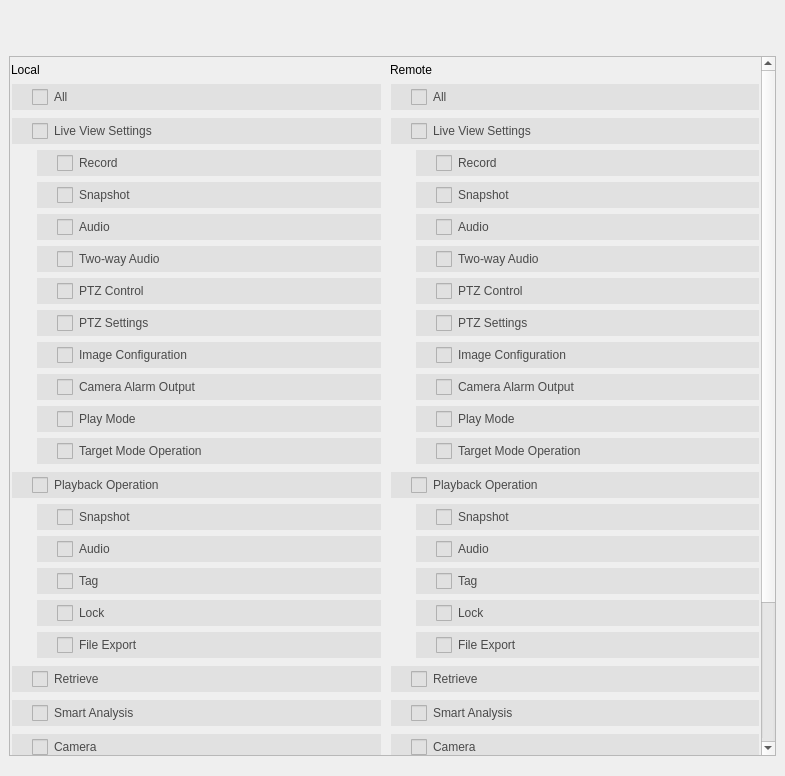
<?xml version="1.0" encoding="UTF-8"?>
<ui version="4.0">
 <class>UserLimitWidget</class>
 <widget class="QWidget" name="UserLimitWidget">
  <property name="geometry">
   <rect>
    <x>0</x>
    <y>0</y>
    <width>785</width>
    <height>776</height>
   </rect>
  </property>
  <layout class="QVBoxLayout" name="verticalLayout">
   <property name="leftMargin">
    <number>0</number>
   </property>
   <property name="rightMargin">
    <number>0</number>
   </property>
   <item>
    <widget class="TabBar" name="tabBar" native="true">
     <property name="minimumSize">
      <size>
       <width>0</width>
       <height>30</height>
      </size>
     </property>
    </widget>
   </item>
   <item>
    <widget class="QStackedWidget" name="stackedWidget">
     <property name="currentIndex">
      <number>0</number>
     </property>
     <widget class="QWidget" name="page_permission">
      <property name="styleSheet">
       <string notr="true">QCheckBox
{
    outline: 0px;
    min-height: 26px;
    color: #4A4A4A;
    background: #e1e1e1;
    padding-left: 20px;
    padding-right: 20px;
    border: 0px solid #B9B9B9;
}
QCheckBox:disabled
{
    background-color: rgb(190,190,190);
    color: #4A4A4A;
}
QCheckBox::indicator
{
    width: 16px;
    height: 16px;
}
QCheckBox::indicator:unchecked
{
    border-image: url(:/common/common/checkbox-unchecked.png);
}
QCheckBox::indicator:unchecked:hover
{
    border-image: url(:/common/common/checkbox-unchecked-hover.png);
}
QCheckBox::indicator:unchecked:disabled
{
    border-image: url(:/common/common/checkbox-unchecked-disable.png);
}
QCheckBox[nonsupport=&quot;true&quot;]::indicator:unchecked:disabled
{
    border-image: url(:/common/common/checkbox-unchecked-disable2.png);
}
QCheckBox::indicator:checked
{
    border-image: url(:/common/common/checkbox-checked.png);
}
QCheckBox::indicator:checked:disabled
{
    border-image: url(:/common/common/checkbox-checked-disable.png);
}
QCheckBox::indicator:indeterminate
{
    border-image: url(:/common/common/checkbox-partiallychecked-hover.png);
}
QCheckBox::indicator:indeterminate:disabled
{
    border-image: url(:/common/common/checkbox-partiallychecked-disable.png);
}</string>
      </property>
      <layout class="QVBoxLayout" name="verticalLayout_6">
       <property name="leftMargin">
        <number>9</number>
       </property>
       <property name="rightMargin">
        <number>9</number>
       </property>
       <item>
        <widget class="QScrollArea" name="scrollArea_2">
         <property name="sizePolicy">
          <sizepolicy hsizetype="Expanding" vsizetype="Preferred">
           <horstretch>0</horstretch>
           <verstretch>0</verstretch>
          </sizepolicy>
         </property>
         <property name="widgetResizable">
          <bool>true</bool>
         </property>
         <widget class="QWidget" name="scrollAreaWidgetContents_2">
          <property name="geometry">
           <rect>
            <x>0</x>
            <y>-181</y>
            <width>751</width>
            <height>883</height>
           </rect>
          </property>
          <layout class="QHBoxLayout" name="horizontalLayout">
           <property name="leftMargin">
            <number>0</number>
           </property>
           <property name="topMargin">
            <number>0</number>
           </property>
           <property name="rightMargin">
            <number>0</number>
           </property>
           <property name="bottomMargin">
            <number>0</number>
           </property>
           <item>
            <widget class="QWidget" name="widgetLocalPrivilege" native="true">
             <layout class="QGridLayout" name="gridLayout">
              <property name="leftMargin">
               <number>1</number>
              </property>
              <property name="topMargin">
               <number>6</number>
              </property>
              <property name="rightMargin">
               <number>1</number>
              </property>
              <property name="bottomMargin">
               <number>6</number>
              </property>
              <property name="horizontalSpacing">
               <number>5</number>
              </property>
              <property name="verticalSpacing">
               <number>6</number>
              </property>
              <item row="9" column="0">
               <widget class="PermissionContainer" name="permissionContainer_9" native="true">
                <layout class="QVBoxLayout" name="verticalLayout_10">
                 <property name="leftMargin">
                  <number>1</number>
                 </property>
                 <property name="topMargin">
                  <number>1</number>
                 </property>
                 <property name="rightMargin">
                  <number>1</number>
                 </property>
                 <property name="bottomMargin">
                  <number>1</number>
                 </property>
                 <item>
                  <widget class="MyCheckBox" name="checkBoxSettingLocal">
                   <property name="text">
                    <string>Settings</string>
                   </property>
                  </widget>
                 </item>
                </layout>
               </widget>
              </item>
              <item row="5" column="0">
               <widget class="PermissionContainer" name="permissionContainerSmartAnalysisLocal" native="true">
                <layout class="QVBoxLayout" name="verticalLayout_4">
                 <property name="leftMargin">
                  <number>1</number>
                 </property>
                 <property name="topMargin">
                  <number>1</number>
                 </property>
                 <property name="rightMargin">
                  <number>1</number>
                 </property>
                 <property name="bottomMargin">
                  <number>1</number>
                 </property>
                 <item>
                  <widget class="MyCheckBox" name="checkBoxSmartAnalysisLocal">
                   <property name="text">
                    <string>Smart Analysis</string>
                   </property>
                  </widget>
                 </item>
                </layout>
               </widget>
              </item>
              <item row="2" column="0">
               <widget class="PermissionContainer" name="permissionContainer_2" native="true">
                <layout class="QVBoxLayout" name="verticalLayout_11">
                 <property name="leftMargin">
                  <number>1</number>
                 </property>
                 <property name="topMargin">
                  <number>1</number>
                 </property>
                 <property name="rightMargin">
                  <number>1</number>
                 </property>
                 <property name="bottomMargin">
                  <number>1</number>
                 </property>
                 <item>
                  <widget class="MyCheckBox" name="checkBoxLiveViewLocal">
                   <property name="text">
                    <string>Live View Settings</string>
                   </property>
                  </widget>
                 </item>
                 <item>
                  <widget class="QWidget" name="widgetLiveViewLocal" native="true">
                   <layout class="QVBoxLayout" name="verticalLayout_12">
                    <property name="leftMargin">
                     <number>25</number>
                    </property>
                    <property name="topMargin">
                     <number>0</number>
                    </property>
                    <property name="rightMargin">
                     <number>0</number>
                    </property>
                    <property name="bottomMargin">
                     <number>0</number>
                    </property>
                    <item>
                     <widget class="MyCheckBox" name="checkBoxRecordLocal">
                      <property name="text">
                       <string>Record</string>
                      </property>
                     </widget>
                    </item>
                    <item>
                     <widget class="MyCheckBox" name="checkBoxLiveViewSnapshotLocal">
                      <property name="text">
                       <string>Snapshot</string>
                      </property>
                     </widget>
                    </item>
                    <item>
                     <widget class="MyCheckBox" name="checkBoxLiveViewAudioLocal">
                      <property name="text">
                       <string>Audio</string>
                      </property>
                     </widget>
                    </item>
                    <item>
                     <widget class="MyCheckBox" name="checkBoxTwoWayAudioLocal">
                      <property name="text">
                       <string>Two-way Audio</string>
                      </property>
                     </widget>
                    </item>
                    <item>
                     <widget class="MyCheckBox" name="checkBoxPTZControlLocal">
                      <property name="text">
                       <string>PTZ Control</string>
                      </property>
                     </widget>
                    </item>
                    <item>
                     <widget class="MyCheckBox" name="checkBoxPTZSettingLocal">
                      <property name="text">
                       <string>PTZ Settings</string>
                      </property>
                     </widget>
                    </item>
                    <item>
                     <widget class="MyCheckBox" name="checkBoxImageConfigurationLocal">
                      <property name="text">
                       <string>Image Configuration</string>
                      </property>
                     </widget>
                    </item>
                    <item>
                     <widget class="MyCheckBox" name="checkBoxAlarmOutputLocal">
                      <property name="text">
                       <string>Camera Alarm Output</string>
                      </property>
                     </widget>
                    </item>
                    <item>
                     <widget class="MyCheckBox" name="checkBoxPlayModeLocal">
                      <property name="text">
                       <string>Play Mode</string>
                      </property>
                     </widget>
                    </item>
                    <item>
                     <widget class="MyCheckBox" name="checkBoxTargetModeLocal">
                      <property name="text">
                       <string>Target Mode Operation</string>
                      </property>
                     </widget>
                    </item>
                   </layout>
                  </widget>
                 </item>
                </layout>
               </widget>
              </item>
              <item row="6" column="0">
               <widget class="PermissionContainer" name="permissionContainerCameraLocal" native="true">
                <layout class="QVBoxLayout" name="verticalLayout_5">
                 <property name="leftMargin">
                  <number>1</number>
                 </property>
                 <property name="topMargin">
                  <number>1</number>
                 </property>
                 <property name="rightMargin">
                  <number>1</number>
                 </property>
                 <property name="bottomMargin">
                  <number>1</number>
                 </property>
                 <item>
                  <widget class="MyCheckBox" name="checkBoxCameraLocal">
                   <property name="text">
                    <string>Camera</string>
                   </property>
                  </widget>
                 </item>
                </layout>
               </widget>
              </item>
              <item row="3" column="0">
               <widget class="PermissionContainer" name="permissionContainer_3" native="true">
                <layout class="QVBoxLayout" name="verticalLayout_13">
                 <property name="leftMargin">
                  <number>1</number>
                 </property>
                 <property name="topMargin">
                  <number>1</number>
                 </property>
                 <property name="rightMargin">
                  <number>1</number>
                 </property>
                 <property name="bottomMargin">
                  <number>1</number>
                 </property>
                 <item>
                  <widget class="MyCheckBox" name="checkBoxPlaybackLocal">
                   <property name="text">
                    <string>Playback Operation</string>
                   </property>
                  </widget>
                 </item>
                 <item>
                  <widget class="QWidget" name="widgetPlaybackLocal" native="true">
                   <layout class="QVBoxLayout" name="verticalLayout_15">
                    <property name="leftMargin">
                     <number>25</number>
                    </property>
                    <property name="topMargin">
                     <number>0</number>
                    </property>
                    <property name="rightMargin">
                     <number>0</number>
                    </property>
                    <property name="bottomMargin">
                     <number>0</number>
                    </property>
                    <item>
                     <widget class="MyCheckBox" name="checkBoxPlaybackSnapshotLocal">
                      <property name="text">
                       <string>Snapshot</string>
                      </property>
                     </widget>
                    </item>
                    <item>
                     <widget class="MyCheckBox" name="checkBoxPlaybackAudioLocal">
                      <property name="text">
                       <string>Audio</string>
                      </property>
                     </widget>
                    </item>
                    <item>
                     <widget class="MyCheckBox" name="checkBoxTagLocal">
                      <property name="text">
                       <string>Tag</string>
                      </property>
                     </widget>
                    </item>
                    <item>
                     <widget class="MyCheckBox" name="checkBoxLockLocal">
                      <property name="text">
                       <string>Lock</string>
                      </property>
                     </widget>
                    </item>
                    <item>
                     <widget class="MyCheckBox" name="checkBoxFileExportLocal">
                      <property name="text">
                       <string>File Export</string>
                      </property>
                     </widget>
                    </item>
                   </layout>
                  </widget>
                 </item>
                </layout>
               </widget>
              </item>
              <item row="7" column="0">
               <widget class="PermissionContainer" name="permissionContainerStorageLocal" native="true">
                <layout class="QVBoxLayout" name="verticalLayout_7">
                 <property name="leftMargin">
                  <number>1</number>
                 </property>
                 <property name="topMargin">
                  <number>1</number>
                 </property>
                 <property name="rightMargin">
                  <number>1</number>
                 </property>
                 <property name="bottomMargin">
                  <number>1</number>
                 </property>
                 <item>
                  <widget class="MyCheckBox" name="checkBoxStorageLocal">
                   <property name="text">
                    <string>Storage</string>
                   </property>
                  </widget>
                 </item>
                </layout>
               </widget>
              </item>
              <item row="11" column="0">
               <widget class="PermissionContainer" name="permissionContainer_11" native="true">
                <layout class="QVBoxLayout" name="verticalLayout_21">
                 <property name="leftMargin">
                  <number>1</number>
                 </property>
                 <property name="topMargin">
                  <number>1</number>
                 </property>
                 <property name="rightMargin">
                  <number>1</number>
                 </property>
                 <property name="bottomMargin">
                  <number>1</number>
                 </property>
                 <item>
                  <widget class="MyCheckBox" name="checkBoxShutdownLocal">
                   <property name="text">
                    <string>Shutdown/Reboot</string>
                   </property>
                  </widget>
                 </item>
                </layout>
               </widget>
              </item>
              <item row="4" column="0">
               <widget class="PermissionContainer" name="permissionContainerRetrieveLocal" native="true">
                <layout class="QVBoxLayout" name="verticalLayout_3">
                 <property name="leftMargin">
                  <number>1</number>
                 </property>
                 <property name="topMargin">
                  <number>1</number>
                 </property>
                 <property name="rightMargin">
                  <number>1</number>
                 </property>
                 <property name="bottomMargin">
                  <number>1</number>
                 </property>
                 <item>
                  <widget class="MyCheckBox" name="checkBoxRetrieveLocal">
                   <property name="text">
                    <string>Retrieve</string>
                   </property>
                  </widget>
                 </item>
                </layout>
               </widget>
              </item>
              <item row="8" column="0">
               <widget class="PermissionContainer" name="permissionContainerEventLocal" native="true">
                <layout class="QVBoxLayout" name="verticalLayout_8">
                 <property name="leftMargin">
                  <number>1</number>
                 </property>
                 <property name="topMargin">
                  <number>1</number>
                 </property>
                 <property name="rightMargin">
                  <number>1</number>
                 </property>
                 <property name="bottomMargin">
                  <number>1</number>
                 </property>
                 <item>
                  <widget class="MyCheckBox" name="checkBoxEventLocal">
                   <property name="text">
                    <string>Event</string>
                   </property>
                  </widget>
                 </item>
                </layout>
               </widget>
              </item>
              <item row="1" column="0">
               <widget class="PermissionContainer" name="permissionContainer" native="true">
                <layout class="QVBoxLayout" name="verticalLayout_2">
                 <property name="leftMargin">
                  <number>1</number>
                 </property>
                 <property name="topMargin">
                  <number>1</number>
                 </property>
                 <property name="rightMargin">
                  <number>1</number>
                 </property>
                 <property name="bottomMargin">
                  <number>1</number>
                 </property>
                 <item>
                  <widget class="MyCheckBox" name="checkBoxAllLocal">
                   <property name="text">
                    <string>All</string>
                   </property>
                  </widget>
                 </item>
                </layout>
               </widget>
              </item>
              <item row="10" column="0">
               <widget class="PermissionContainer" name="permissionContainer_10" native="true">
                <layout class="QVBoxLayout" name="verticalLayout_20">
                 <property name="leftMargin">
                  <number>1</number>
                 </property>
                 <property name="topMargin">
                  <number>1</number>
                 </property>
                 <property name="rightMargin">
                  <number>1</number>
                 </property>
                 <property name="bottomMargin">
                  <number>1</number>
                 </property>
                 <item>
                  <widget class="MyCheckBox" name="checkBoxStatusLocal">
                   <property name="text">
                    <string>Status</string>
                   </property>
                  </widget>
                 </item>
                </layout>
               </widget>
              </item>
              <item row="0" column="0">
               <widget class="QLabel" name="labelLocal">
                <property name="sizePolicy">
                 <sizepolicy hsizetype="Preferred" vsizetype="Fixed">
                  <horstretch>0</horstretch>
                  <verstretch>0</verstretch>
                 </sizepolicy>
                </property>
                <property name="text">
                 <string>Local</string>
                </property>
               </widget>
              </item>
             </layout>
            </widget>
           </item>
           <item>
            <widget class="QWidget" name="widgetRemotePrivilege" native="true">
             <layout class="QGridLayout" name="gridLayout_4">
              <property name="leftMargin">
               <number>1</number>
              </property>
              <property name="topMargin">
               <number>6</number>
              </property>
              <property name="rightMargin">
               <number>1</number>
              </property>
              <property name="bottomMargin">
               <number>6</number>
              </property>
              <property name="horizontalSpacing">
               <number>5</number>
              </property>
              <property name="verticalSpacing">
               <number>6</number>
              </property>
              <item row="5" column="0">
               <widget class="PermissionContainer" name="permissionContainerSmartAnalysisRemote" native="true">
                <layout class="QVBoxLayout" name="verticalLayout_24">
                 <property name="leftMargin">
                  <number>1</number>
                 </property>
                 <property name="topMargin">
                  <number>1</number>
                 </property>
                 <property name="rightMargin">
                  <number>1</number>
                 </property>
                 <property name="bottomMargin">
                  <number>1</number>
                 </property>
                 <item>
                  <widget class="MyCheckBox" name="checkBoxSmartAnalysisRemote">
                   <property name="text">
                    <string>Smart Analysis</string>
                   </property>
                  </widget>
                 </item>
                </layout>
               </widget>
              </item>
              <item row="11" column="0">
               <widget class="PermissionContainer" name="permissionContainer_22" native="true">
                <layout class="QVBoxLayout" name="verticalLayout_30">
                 <property name="leftMargin">
                  <number>1</number>
                 </property>
                 <property name="topMargin">
                  <number>1</number>
                 </property>
                 <property name="rightMargin">
                  <number>1</number>
                 </property>
                 <property name="bottomMargin">
                  <number>1</number>
                 </property>
                 <item>
                  <widget class="MyCheckBox" name="checkBoxShutdownRemote">
                   <property name="text">
                    <string>Shutdown/Reboot</string>
                   </property>
                  </widget>
                 </item>
                </layout>
               </widget>
              </item>
              <item row="7" column="0">
               <widget class="PermissionContainer" name="permissionContainerStorageRemote" native="true">
                <layout class="QVBoxLayout" name="verticalLayout_26">
                 <property name="leftMargin">
                  <number>1</number>
                 </property>
                 <property name="topMargin">
                  <number>1</number>
                 </property>
                 <property name="rightMargin">
                  <number>1</number>
                 </property>
                 <property name="bottomMargin">
                  <number>1</number>
                 </property>
                 <item>
                  <widget class="MyCheckBox" name="checkBoxStorageRemote">
                   <property name="text">
                    <string>Storage</string>
                   </property>
                  </widget>
                 </item>
                </layout>
               </widget>
              </item>
              <item row="0" column="0">
               <widget class="QLabel" name="labelRemote">
                <property name="sizePolicy">
                 <sizepolicy hsizetype="Preferred" vsizetype="Fixed">
                  <horstretch>0</horstretch>
                  <verstretch>0</verstretch>
                 </sizepolicy>
                </property>
                <property name="text">
                 <string>Remote </string>
                </property>
               </widget>
              </item>
              <item row="4" column="0">
               <widget class="PermissionContainer" name="permissionContainerRetrieveRemote" native="true">
                <layout class="QVBoxLayout" name="verticalLayout_23">
                 <property name="leftMargin">
                  <number>1</number>
                 </property>
                 <property name="topMargin">
                  <number>1</number>
                 </property>
                 <property name="rightMargin">
                  <number>1</number>
                 </property>
                 <property name="bottomMargin">
                  <number>1</number>
                 </property>
                 <item>
                  <widget class="MyCheckBox" name="checkBoxRetrieveRemote">
                   <property name="text">
                    <string>Retrieve</string>
                   </property>
                  </widget>
                 </item>
                </layout>
               </widget>
              </item>
              <item row="8" column="0">
               <widget class="PermissionContainer" name="permissionContainerEventRemote" native="true">
                <layout class="QVBoxLayout" name="verticalLayout_27">
                 <property name="leftMargin">
                  <number>1</number>
                 </property>
                 <property name="topMargin">
                  <number>1</number>
                 </property>
                 <property name="rightMargin">
                  <number>1</number>
                 </property>
                 <property name="bottomMargin">
                  <number>1</number>
                 </property>
                 <item>
                  <widget class="MyCheckBox" name="checkBoxEventRemote">
                   <property name="text">
                    <string>Event</string>
                   </property>
                  </widget>
                 </item>
                </layout>
               </widget>
              </item>
              <item row="3" column="0">
               <widget class="PermissionContainer" name="permissionContainer_14" native="true">
                <layout class="QVBoxLayout" name="verticalLayout_16">
                 <property name="leftMargin">
                  <number>1</number>
                 </property>
                 <property name="topMargin">
                  <number>1</number>
                 </property>
                 <property name="rightMargin">
                  <number>1</number>
                 </property>
                 <property name="bottomMargin">
                  <number>1</number>
                 </property>
                 <item>
                  <widget class="MyCheckBox" name="checkBoxPlaybackRemote">
                   <property name="text">
                    <string>Playback Operation</string>
                   </property>
                  </widget>
                 </item>
                 <item>
                  <widget class="QWidget" name="widgetPlaybackRemote" native="true">
                   <layout class="QVBoxLayout" name="verticalLayout_17">
                    <property name="leftMargin">
                     <number>25</number>
                    </property>
                    <property name="topMargin">
                     <number>0</number>
                    </property>
                    <property name="rightMargin">
                     <number>0</number>
                    </property>
                    <property name="bottomMargin">
                     <number>0</number>
                    </property>
                    <item>
                     <widget class="MyCheckBox" name="checkBoxPlaybackSnapshotRemote">
                      <property name="text">
                       <string>Snapshot</string>
                      </property>
                     </widget>
                    </item>
                    <item>
                     <widget class="MyCheckBox" name="checkBoxPlaybackAudioRemote">
                      <property name="text">
                       <string>Audio</string>
                      </property>
                     </widget>
                    </item>
                    <item>
                     <widget class="MyCheckBox" name="checkBoxTagRemote">
                      <property name="text">
                       <string>Tag</string>
                      </property>
                     </widget>
                    </item>
                    <item>
                     <widget class="MyCheckBox" name="checkBoxLockRemote">
                      <property name="text">
                       <string>Lock</string>
                      </property>
                     </widget>
                    </item>
                    <item>
                     <widget class="MyCheckBox" name="checkBoxFileExportRemote">
                      <property name="text">
                       <string>File Export</string>
                      </property>
                     </widget>
                    </item>
                   </layout>
                  </widget>
                 </item>
                </layout>
               </widget>
              </item>
              <item row="6" column="0">
               <widget class="PermissionContainer" name="permissionContainerCameraRemote" native="true">
                <layout class="QVBoxLayout" name="verticalLayout_25">
                 <property name="leftMargin">
                  <number>1</number>
                 </property>
                 <property name="topMargin">
                  <number>1</number>
                 </property>
                 <property name="rightMargin">
                  <number>1</number>
                 </property>
                 <property name="bottomMargin">
                  <number>1</number>
                 </property>
                 <item>
                  <widget class="MyCheckBox" name="checkBoxCameraRemote">
                   <property name="text">
                    <string>Camera</string>
                   </property>
                  </widget>
                 </item>
                </layout>
               </widget>
              </item>
              <item row="2" column="0">
               <widget class="PermissionContainer" name="permissionContainer_13" native="true">
                <layout class="QVBoxLayout" name="verticalLayout_18">
                 <property name="leftMargin">
                  <number>1</number>
                 </property>
                 <property name="topMargin">
                  <number>1</number>
                 </property>
                 <property name="rightMargin">
                  <number>1</number>
                 </property>
                 <property name="bottomMargin">
                  <number>1</number>
                 </property>
                 <item>
                  <widget class="MyCheckBox" name="checkBoxLiveViewRemote">
                   <property name="text">
                    <string>Live View Settings</string>
                   </property>
                  </widget>
                 </item>
                 <item>
                  <widget class="QWidget" name="widgetLiveViewRemote" native="true">
                   <layout class="QVBoxLayout" name="verticalLayout_19">
                    <property name="leftMargin">
                     <number>25</number>
                    </property>
                    <property name="topMargin">
                     <number>0</number>
                    </property>
                    <property name="rightMargin">
                     <number>0</number>
                    </property>
                    <property name="bottomMargin">
                     <number>0</number>
                    </property>
                    <item>
                     <widget class="MyCheckBox" name="checkBoxRecordRemote">
                      <property name="text">
                       <string>Record</string>
                      </property>
                     </widget>
                    </item>
                    <item>
                     <widget class="MyCheckBox" name="checkBoxLiveViewSnapshotRemote">
                      <property name="text">
                       <string>Snapshot</string>
                      </property>
                     </widget>
                    </item>
                    <item>
                     <widget class="MyCheckBox" name="checkBoxLiveViewAudioRemote">
                      <property name="text">
                       <string>Audio</string>
                      </property>
                     </widget>
                    </item>
                    <item>
                     <widget class="MyCheckBox" name="checkBoxTwoWayAudioRemote">
                      <property name="text">
                       <string>Two-way Audio</string>
                      </property>
                     </widget>
                    </item>
                    <item>
                     <widget class="MyCheckBox" name="checkBoxPTZControlRemote">
                      <property name="text">
                       <string>PTZ Control</string>
                      </property>
                     </widget>
                    </item>
                    <item>
                     <widget class="MyCheckBox" name="checkBoxPTZSettingRemote">
                      <property name="text">
                       <string>PTZ Settings</string>
                      </property>
                     </widget>
                    </item>
                    <item>
                     <widget class="MyCheckBox" name="checkBoxImageConfigurationRemote">
                      <property name="text">
                       <string>Image Configuration</string>
                      </property>
                     </widget>
                    </item>
                    <item>
                     <widget class="MyCheckBox" name="checkBoxAlarmOutputRemote">
                      <property name="text">
                       <string>Camera Alarm Output</string>
                      </property>
                     </widget>
                    </item>
                    <item>
                     <widget class="MyCheckBox" name="checkBoxPlayModeRemote">
                      <property name="text">
                       <string>Play Mode</string>
                      </property>
                     </widget>
                    </item>
                    <item>
                     <widget class="MyCheckBox" name="checkBoxTargetModeRemote">
                      <property name="text">
                       <string>Target Mode Operation</string>
                      </property>
                     </widget>
                    </item>
                   </layout>
                  </widget>
                 </item>
                </layout>
               </widget>
              </item>
              <item row="9" column="0">
               <widget class="PermissionContainer" name="permissionContainer_20" native="true">
                <layout class="QVBoxLayout" name="verticalLayout_28">
                 <property name="leftMargin">
                  <number>1</number>
                 </property>
                 <property name="topMargin">
                  <number>1</number>
                 </property>
                 <property name="rightMargin">
                  <number>1</number>
                 </property>
                 <property name="bottomMargin">
                  <number>1</number>
                 </property>
                 <item>
                  <widget class="MyCheckBox" name="checkBoxSettingRemote">
                   <property name="text">
                    <string>Settings</string>
                   </property>
                  </widget>
                 </item>
                </layout>
               </widget>
              </item>
              <item row="10" column="0">
               <widget class="PermissionContainer" name="permissionContainer_21" native="true">
                <layout class="QVBoxLayout" name="verticalLayout_29">
                 <property name="leftMargin">
                  <number>1</number>
                 </property>
                 <property name="topMargin">
                  <number>1</number>
                 </property>
                 <property name="rightMargin">
                  <number>1</number>
                 </property>
                 <property name="bottomMargin">
                  <number>1</number>
                 </property>
                 <item>
                  <widget class="MyCheckBox" name="checkBoxStatusRemote">
                   <property name="text">
                    <string>Status</string>
                   </property>
                  </widget>
                 </item>
                </layout>
               </widget>
              </item>
              <item row="1" column="0">
               <widget class="PermissionContainer" name="permissionContainer_12" native="true">
                <layout class="QVBoxLayout" name="verticalLayout_22">
                 <property name="leftMargin">
                  <number>1</number>
                 </property>
                 <property name="topMargin">
                  <number>1</number>
                 </property>
                 <property name="rightMargin">
                  <number>1</number>
                 </property>
                 <property name="bottomMargin">
                  <number>1</number>
                 </property>
                 <item>
                  <widget class="MyCheckBox" name="checkBoxAllRemote">
                   <property name="text">
                    <string>All</string>
                   </property>
                  </widget>
                 </item>
                </layout>
               </widget>
              </item>
             </layout>
            </widget>
           </item>
          </layout>
         </widget>
        </widget>
       </item>
      </layout>
     </widget>
     <widget class="QWidget" name="page_camera">
      <property name="styleSheet">
       <string notr="true"/>
      </property>
      <layout class="QVBoxLayout" name="verticalLayout_14">
       <property name="leftMargin">
        <number>9</number>
       </property>
       <property name="rightMargin">
        <number>9</number>
       </property>
       <item>
        <widget class="QScrollArea" name="scrollArea">
         <property name="verticalScrollBarPolicy">
          <enum>Qt::ScrollBarAlwaysOn</enum>
         </property>
         <property name="widgetResizable">
          <bool>true</bool>
         </property>
         <widget class="QWidget" name="scrollAreaWidgetContents">
          <property name="geometry">
           <rect>
            <x>0</x>
            <y>0</y>
            <width>104</width>
            <height>73</height>
           </rect>
          </property>
          <layout class="QVBoxLayout" name="verticalLayout_9">
           <property name="leftMargin">
            <number>0</number>
           </property>
           <property name="topMargin">
            <number>0</number>
           </property>
           <property name="rightMargin">
            <number>0</number>
           </property>
           <property name="bottomMargin">
            <number>0</number>
           </property>
           <item>
            <widget class="QWidget" name="widgetConfiguration" native="true">
             <layout class="QGridLayout" name="gridLayout_2">
              <property name="leftMargin">
               <number>0</number>
              </property>
              <property name="topMargin">
               <number>0</number>
              </property>
              <property name="rightMargin">
               <number>0</number>
              </property>
              <item row="0" column="0">
               <widget class="QWidget" name="widgetChannelLocal" native="true">
                <layout class="QVBoxLayout" name="verticalLayout_46">
                 <property name="spacing">
                  <number>5</number>
                 </property>
                 <property name="leftMargin">
                  <number>1</number>
                 </property>
                 <property name="topMargin">
                  <number>6</number>
                 </property>
                 <property name="rightMargin">
                  <number>1</number>
                 </property>
                 <property name="bottomMargin">
                  <number>6</number>
                 </property>
                 <item>
                  <widget class="QLabel" name="labelChannelLocal">
                   <property name="text">
                    <string>Local</string>
                   </property>
                  </widget>
                 </item>
                 <item>
                  <widget class="MyUserCheckBoxGroup" name="checkBoxGroupLiveViewLocal" native="true"/>
                 </item>
                 <item>
                  <widget class="MyUserCheckBoxGroup" name="checkBoxGroupPlayBackLocal" native="true"/>
                 </item>
                 <item>
                  <spacer name="verticalSpacer_10">
                   <property name="orientation">
                    <enum>Qt::Vertical</enum>
                   </property>
                   <property name="sizeHint" stdset="0">
                    <size>
                     <width>20</width>
                     <height>40</height>
                    </size>
                   </property>
                  </spacer>
                 </item>
                </layout>
               </widget>
              </item>
              <item row="0" column="1">
               <widget class="QWidget" name="widgetChannelRemote" native="true">
                <layout class="QVBoxLayout" name="verticalLayout_51">
                 <property name="spacing">
                  <number>5</number>
                 </property>
                 <property name="leftMargin">
                  <number>1</number>
                 </property>
                 <property name="topMargin">
                  <number>6</number>
                 </property>
                 <property name="rightMargin">
                  <number>1</number>
                 </property>
                 <property name="bottomMargin">
                  <number>6</number>
                 </property>
                 <item>
                  <widget class="QLabel" name="labelChannelRemote">
                   <property name="text">
                    <string>Remote </string>
                   </property>
                  </widget>
                 </item>
                 <item>
                  <widget class="MyUserCheckBoxGroup" name="checkBoxGroupLiveViewRemote" native="true"/>
                 </item>
                 <item>
                  <widget class="MyUserCheckBoxGroup" name="checkBoxGroupPlayBackRemote" native="true"/>
                 </item>
                 <item>
                  <spacer name="verticalSpacer_11">
                   <property name="orientation">
                    <enum>Qt::Vertical</enum>
                   </property>
                   <property name="sizeHint" stdset="0">
                    <size>
                     <width>20</width>
                     <height>40</height>
                    </size>
                   </property>
                  </spacer>
                 </item>
                </layout>
               </widget>
              </item>
             </layout>
            </widget>
           </item>
          </layout>
         </widget>
        </widget>
       </item>
      </layout>
     </widget>
    </widget>
   </item>
  </layout>
 </widget>
 <customwidgets>
  <customwidget>
   <class>TabBar</class>
   <extends>QWidget</extends>
   <header>tabbar.h</header>
   <container>1</container>
  </customwidget>
  <customwidget>
   <class>MyUserCheckBoxGroup</class>
   <extends>QWidget</extends>
   <header>MyUserCheckBoxGroup.h</header>
   <container>1</container>
  </customwidget>
  <customwidget>
   <class>PermissionContainer</class>
   <extends>QWidget</extends>
   <header>PermissionContainer.h</header>
   <container>1</container>
  </customwidget>
  <customwidget>
   <class>MyCheckBox</class>
   <extends>QCheckBox</extends>
   <header>MyCheckBox.h</header>
  </customwidget>
 </customwidgets>
 <resources/>
 <connections/>
</ui>
